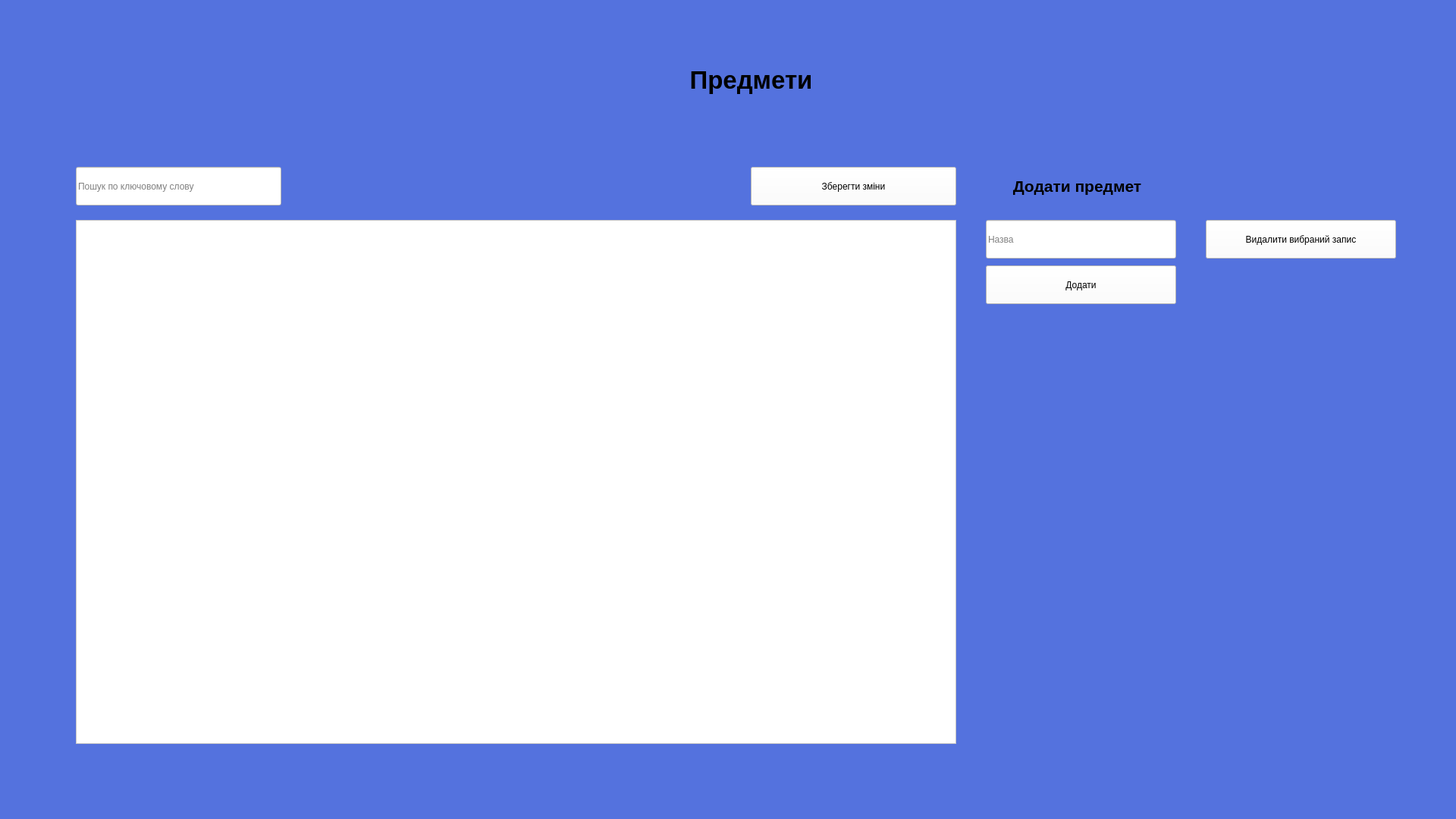
<?xml version="1.0" encoding="UTF-8"?>
<ui version="4.0">
 <class>Management</class>
 <widget class="QMainWindow" name="Management">
  <property name="geometry">
   <rect>
    <x>0</x>
    <y>0</y>
    <width>1920</width>
    <height>1080</height>
   </rect>
  </property>
  <property name="windowTitle">
   <string>Керування БД</string>
  </property>
  <property name="windowIcon">
   <iconset>
    <normaloff>../Downloads/symvolika-1.png</normaloff>../Downloads/symvolika-1.png</iconset>
  </property>
  <property name="styleSheet">
   <string notr="true">background: #5472DE;
background-image: url(:/newPrefix/649eb8ca76c20 (1).png);</string>
  </property>
  <widget class="QWidget" name="centralwidget">
   <widget class="QLabel" name="label_3">
    <property name="geometry">
     <rect>
      <x>620</x>
      <y>50</y>
      <width>741</width>
      <height>111</height>
     </rect>
    </property>
    <property name="font">
     <font>
      <family>Arial</family>
      <pointsize>25</pointsize>
      <weight>75</weight>
      <bold>true</bold>
     </font>
    </property>
    <property name="autoFillBackground">
     <bool>false</bool>
    </property>
    <property name="styleSheet">
     <string notr="true">background: transparent;</string>
    </property>
    <property name="text">
     <string>Предмети</string>
    </property>
    <property name="textFormat">
     <enum>Qt::AutoText</enum>
    </property>
    <property name="alignment">
     <set>Qt::AlignCenter</set>
    </property>
   </widget>
   <widget class="QLineEdit" name="lineEdit_16">
    <property name="geometry">
     <rect>
      <x>1300</x>
      <y>290</y>
      <width>251</width>
      <height>51</height>
     </rect>
    </property>
    <property name="styleSheet">
     <string notr="true">background-color: rgb(255, 255, 255);</string>
    </property>
    <property name="placeholderText">
     <string>Назва</string>
    </property>
   </widget>
   <widget class="QLabel" name="label_9">
    <property name="geometry">
     <rect>
      <x>1280</x>
      <y>190</y>
      <width>281</width>
      <height>111</height>
     </rect>
    </property>
    <property name="font">
     <font>
      <family>Arial</family>
      <pointsize>16</pointsize>
      <weight>75</weight>
      <bold>true</bold>
     </font>
    </property>
    <property name="autoFillBackground">
     <bool>false</bool>
    </property>
    <property name="styleSheet">
     <string notr="true">background: transparent;</string>
    </property>
    <property name="text">
     <string>Додати предмет</string>
    </property>
    <property name="textFormat">
     <enum>Qt::AutoText</enum>
    </property>
    <property name="alignment">
     <set>Qt::AlignCenter</set>
    </property>
   </widget>
   <widget class="QLineEdit" name="lineEdit_6">
    <property name="geometry">
     <rect>
      <x>100</x>
      <y>220</y>
      <width>271</width>
      <height>51</height>
     </rect>
    </property>
    <property name="styleSheet">
     <string notr="true">background-color: rgb(255, 255, 255);</string>
    </property>
    <property name="placeholderText">
     <string>Пошук по ключовому слову</string>
    </property>
   </widget>
   <widget class="QPushButton" name="pushButton_16">
    <property name="geometry">
     <rect>
      <x>1300</x>
      <y>350</y>
      <width>251</width>
      <height>51</height>
     </rect>
    </property>
    <property name="styleSheet">
     <string notr="true">background-color: rgb(255, 255, 255);</string>
    </property>
    <property name="text">
     <string>Додати</string>
    </property>
   </widget>
   <widget class="QPushButton" name="pushButton_18">
    <property name="geometry">
     <rect>
      <x>990</x>
      <y>220</y>
      <width>271</width>
      <height>51</height>
     </rect>
    </property>
    <property name="styleSheet">
     <string notr="true">background-color: rgb(255, 255, 255);</string>
    </property>
    <property name="text">
     <string>Зберегти зміни</string>
    </property>
   </widget>
   <widget class="QTableWidget" name="tableWidget_2">
    <property name="geometry">
     <rect>
      <x>100</x>
      <y>290</y>
      <width>1161</width>
      <height>691</height>
     </rect>
    </property>
    <property name="styleSheet">
     <string notr="true">background-color: rgb(255, 255, 255);</string>
    </property>
    <property name="showGrid">
     <bool>true</bool>
    </property>
    <property name="sortingEnabled">
     <bool>true</bool>
    </property>
    <property name="wordWrap">
     <bool>false</bool>
    </property>
    <property name="rowCount">
     <number>0</number>
    </property>
    <property name="columnCount">
     <number>0</number>
    </property>
    <attribute name="horizontalHeaderCascadingSectionResizes">
     <bool>false</bool>
    </attribute>
   </widget>
   <widget class="QPushButton" name="pushButton_17">
    <property name="geometry">
     <rect>
      <x>1590</x>
      <y>290</y>
      <width>251</width>
      <height>51</height>
     </rect>
    </property>
    <property name="styleSheet">
     <string notr="true">background-color: rgb(255, 255, 255);</string>
    </property>
    <property name="text">
     <string>Видалити вибраний запис</string>
    </property>
   </widget>
  </widget>
 </widget>
 <resources>
  <include location="image.qrc"/>
 </resources>
 <connections/>
</ui>
